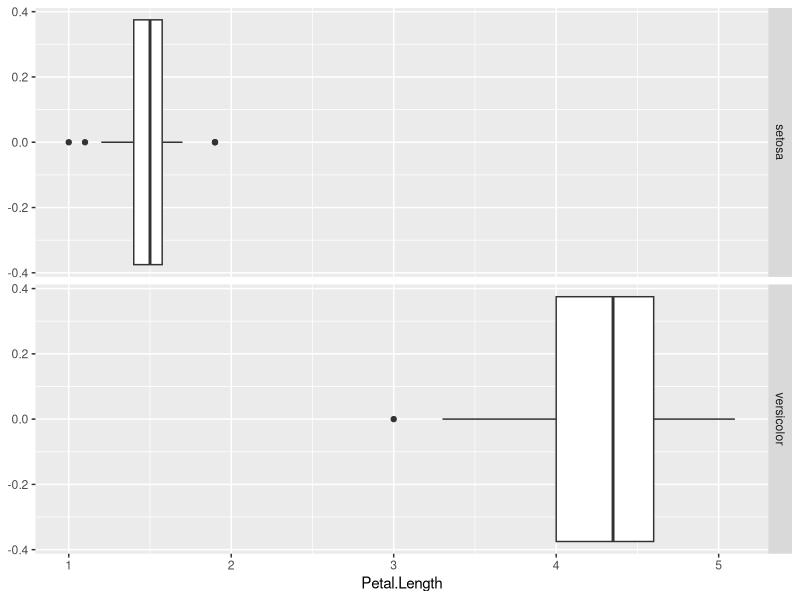
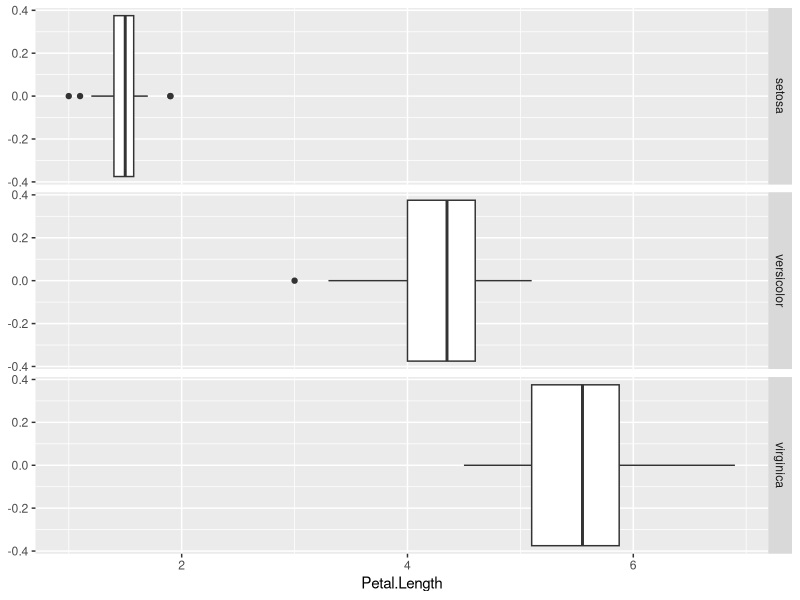
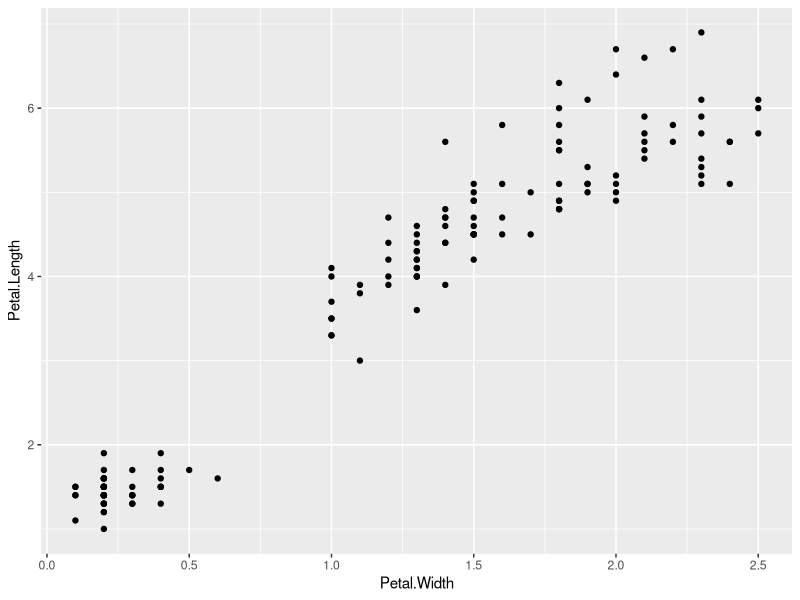
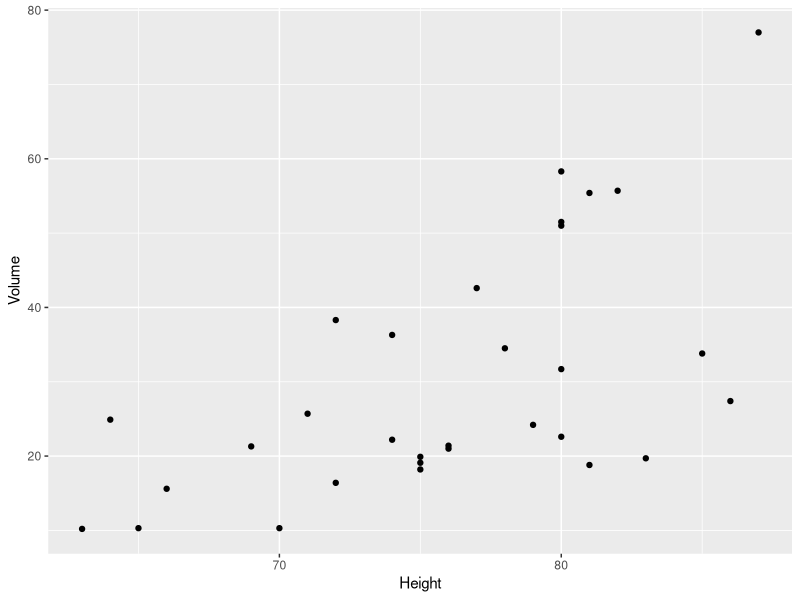
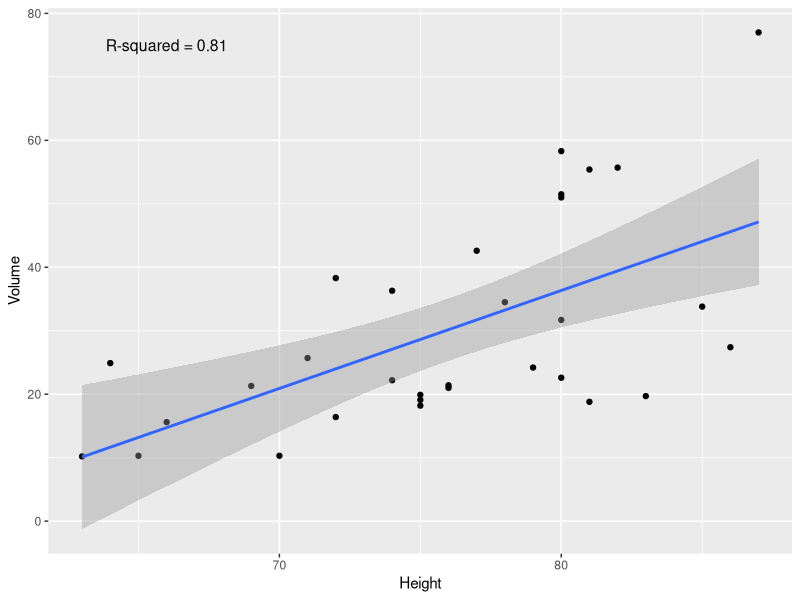

Write the R code that produced these figures, in order.
## ---- chunk 1
library(tidyverse)
## ---- chunk 2
data(iris)
## ---- chunk 3
iris.filter <- iris %>% filter(Species == "setosa" | Species == "versicolor")
slice_sample(iris.filter, n = 20)
## ---- chunk 4
ggplot(iris.filter, aes(x = Petal.Length)) +
  geom_boxplot() + facet_grid(Species~.)
## ---- chunk 5
t.test(Petal.Length ~ Species, iris.filter)
## ---- chunk 6
t.test(Petal.Length ~ Species, iris.filter, conf.level = 0.99)
## ---- chunk 7
ggplot(iris, aes(x = Petal.Length)) +
  geom_boxplot() + facet_grid(Species~.)
## ---- chunk 8
iris.lm <- lm(Sepal.Length~Species-1, iris)
## ---- chunk 9
anova(iris.lm)
## ---- chunk 10
summary(iris.lm)
## ---- chunk 11
ggplot(iris, aes(x = Petal.Width, y = Petal.Length)) + 
  geom_point()
## ---- chunk 12
iris.petal.lm <- lm(Petal.Length ~ Petal.Width, data = iris)
iris.petal.lm
## ---- chunk 13
summary(iris.petal.lm)
## ---- chunk 14
data(trees)

ggplot(trees, aes(x = Height, y = Volume)) +
  geom_point()
## ---- chunk 15
trees.lm <- lm(Volume ~ Height - 1, data=trees)
## ---- chunk 16
summary(trees.lm)
anova(trees.lm)
## ---- chunk 17
trees.bound <- cbind(trees, trees.lm$fitted.values)
## ---- chunk 18
ggplot(trees.bound, aes(x = Height, y = Volume)) +
  geom_point() + 
  geom_smooth(method = lm) +
  annotate('text', x = 66, y = 75, size = 4, color = 'gray1',
           label = 'R-squared = 0.81')
